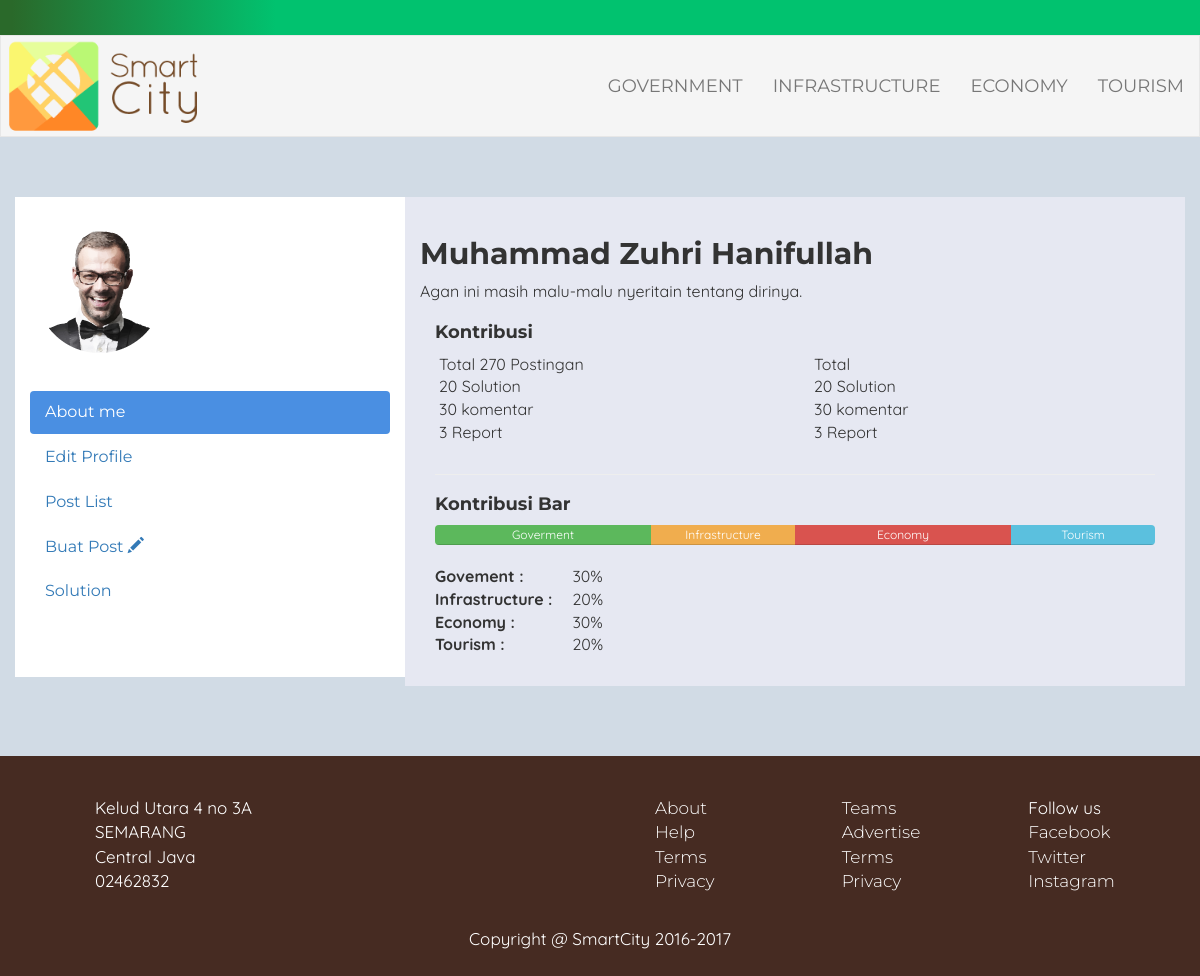
The page /member/ (signed in) on the database as committed earlier.
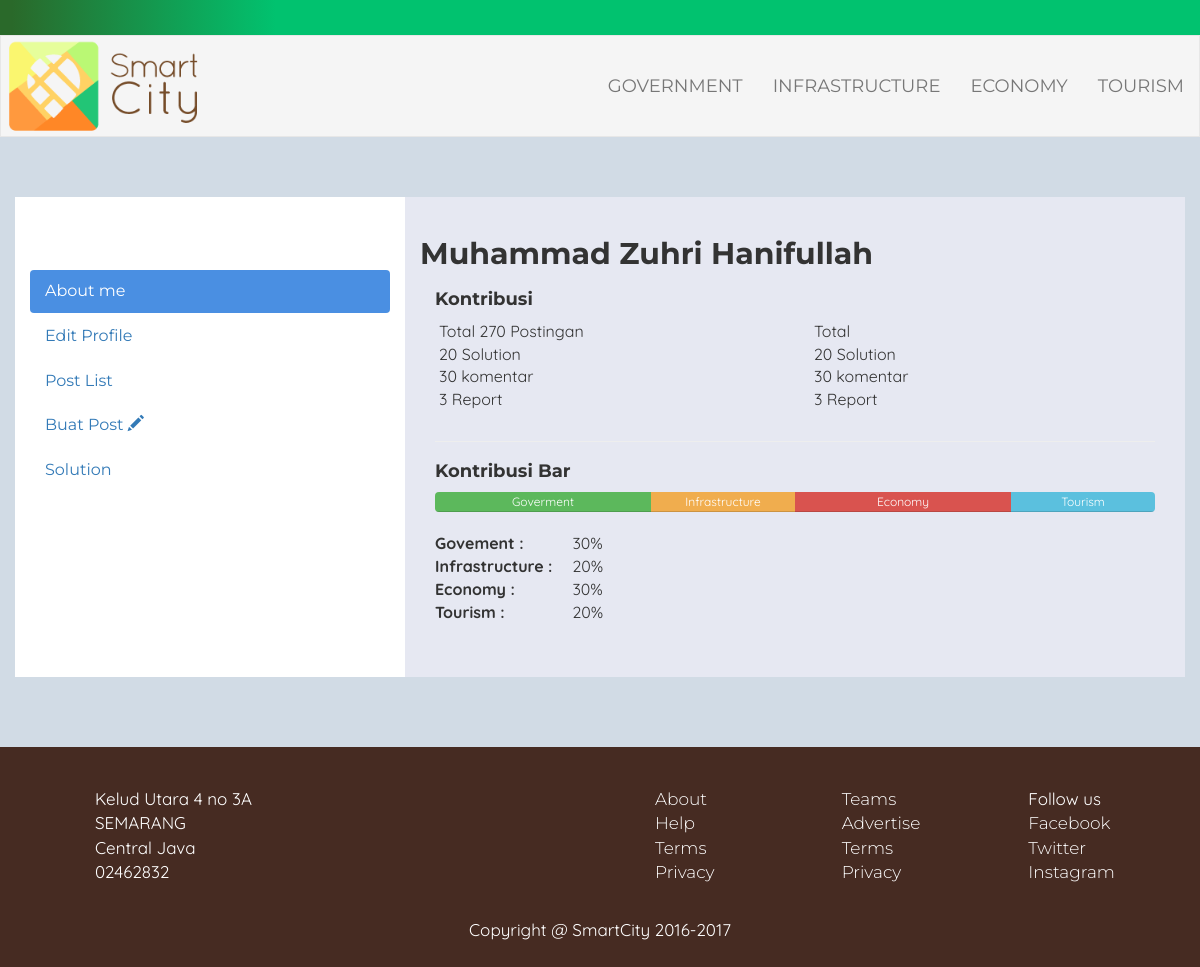
The same page on the database as committed later.
### tables this page shows
CREATE TABLE IF NOT EXISTS `member` (
  `user_id` int(11) NOT NULL,
  `name` varchar(50) NOT NULL,
  `username` varchar(30) NOT NULL,
  `password` varchar(100) NOT NULL,
  `email` varchar(100) NOT NULL,
  `picture` varchar(255) DEFAULT 'user.png',
  `description` varchar(100) NOT NULL DEFAULT 'Agan ini masih malu-malu nyeritain tentang dirinya.'
);

### member/index.php (the view, shortened to what this page needs)
<?php
$username = $_SESSION['username'];
$sql = mysql_query("SELECT * FROM member WHERE username='$username'");
$profile = mysql_fetch_object($sql);
?>
<!DOCTYPE html>
<html>
	<head>
		<link href="https://maxcdn.bootstrapcdn.com/bootstrap/3.3.6/css/bootstrap.min.css" rel="stylesheet">
		<link rel="stylesheet" href="../css/style.css">
		<link rel="stylesheet" href="css/member.css">
	</head>
	<body>
		<div class="border-green"> </div>
		<nav class="navbar navbar-default" role = "navigation">
			<div class="container-fluid">
				<div class="row fix-menu">
					<div class="navbar-header">
		  			<div class="logo"><img src="../img/logo.png" width="200px"></div>
					</div>
		  			<div class="collapse navbar-collapse" id="collapse" role="navigation">
			  			<ul class="nav navbar-nav navbar-right">
			  				<li><a href="../loged.html">Government</a></li>
							<li><a href="../loged.html">Infrastructure</a></li>
							<li><a href="../loged.html">Economy</a></li>
							<li><a href="../loged.html">Tourism</a></li>
			  			</ul>
					</div>
				</div>
			</div>
	  	</nav>
		<div class="part3">
			<div class="container">
				<div class="row">
					<div class="col-md-4 profile-area1">
					<img src="profile/<?php echo $profile->picture ?>" alt="">
						<ul class="nav nav-pills nav-stacked">
							<li class="active"><a href="#about" data-toggle="pill">About me</a></li>
							<li><a href="#editprof" data-toggle="pill">Edit Profile</a></li>
							<li><a href="#posted" data-toggle="pill">Post List</a></li>
							<li><a href="#post" data-toggle="pill">Buat Post <span class="glyphicon glyphicon-pencil" aria-hidden="true"></span></a></li>
							<li><a href="#solution" data-toggle="pill">Solution</a></li>
						</ul>
					</div>
					<div class="col-md-8 profile-area2">
						<div class="tab-content">
					        <div class="tab-pane active" id="about">
					        	<?php
					            echo "<h2>$profile->name</h2>";
					            echo "<p class='aboutme'>$profile->description</p>";
					            ?>
					            <div class="col-sm-12">
					            	<h4>Kontribusi</h4>
					            </div>
					           	<div class="col-sm-6">
						            <ul>
						            	<li>Total 270 Postingan</li>
						            	<li>20 Solution</li>
						            	<li>30 komentar</li>
						            	<li>3 Report</li>
						            </ul>
					           	</div>
					           	<div class="col-sm-6">
					           		<ul>
						            	<li>Total</li>
						            	<li>20 Solution</li>
						            	<li>30 komentar</li>
						            	<li>3 Report</li>
						            </ul>
					           	</div>
					           	<div class="col-sm-12 prog-bar">
					           	<hr>
					           		<h4>Kontribusi Bar</h4>
					           		<div class="progress">
									    <div class="progress-bar progress-bar-success" role="progressbar" style="width:30%">
									      Goverment
									    </div>
									    <div class="progress-bar progress-bar-warning" role="progressbar" style="width:20%">
									      Infrastructure
									    </div>
									    <div class="progress-bar progress-bar-danger" role="progressbar" style="width:30%">
									      Economy
									    </div>
									    <div class="progress-bar progress-bar-info" role="progressbar" style="width:20%">
									      Tourism
									    </div>
									</div>
									<table>
									   <tr>
										<td> Govement : </td>
										<td> 30% </td>
									  </tr>
									  <tr>
									  	<td> Infrastructure : </td>
									  	<td> 20% </td>
									  </tr>
									  <tr>
									  	<td> Economy : </td>
										<td> 30% </td>
									  </tr>
									  <tr>
									  	<td> Tourism : </td>
									  	<td> 20% </td>
									  </tr>
									</table>
					           	</div>
					        </div>
					        </div>
						</div>
					</div>
				</div>
			</div>
		<footer>
			<div class="col-md-6">
				<ul>
					<li> Kelud Utara 4 no 3A </li>
					<li> SEMARANG </li>
					<li> Central Java </li>
					<li> 02462832 </li>
				</ul>
			</div>
			<div class="col-md-2">
				<ul>
					<li><a href="#about.html"> About </a> </li>
					<li><a href="#help.html"> Help </a> </li>
					<li><a href="#terms.html"> Terms </a> </li>
					<li><a href="#privacy.html"> Privacy </a> </li>
				</ul>
			</div>
			<div class="col-md-2">
				<ul>
					<li><a href="#teams.html"> Teams </a> </li>
					<li><a href="#advertise.html"> Advertise</a> </li>
					<li><a href="#terms.html"> Terms</a> </li>
					<li><a href="#privacy.html"> Privacy </a> </li>
				</ul>
			</div>
			<div class="col-md-2">
				<ul>
					<li>Follow us </li>
					<li><a href="#"> Facebook</a> </li>
					<li><a href="#"> Twitter</a> </li>
					<li><a href="#"> Instagram </a> </li>
				</ul>
			</div>
			<div class="col-md-12 copyright">
				<p> Copyright @ SmartCity 2016-2017 </p>
			</div>
		</footer>
	</body>
</html>

### css/style.css (style rules this page uses)
body { font-family: 'Quicksand', sans-serif; font-size: 16px; }
a { font-family: 'Montserrat', sans-serif; }
h1, h2, h3, h4, h5, h6 { font-family: 'Montserrat', sans-serif; font-weight: 700; }
.border-green { background: rgba(42,105,42,1); background: -moz-linear-gradient(left, rgba(42,105,42,1) 0%, rgba(42,105,42,1) 1%, rgba(1,194,111,1) 23%, rgba(1,194,111,1) 100%); background: -webkit-gradient(left top, right top, color-stop(0%, rgba(42,105,42,1)), color-stop(1%, rgba(42,105,42,1)), color-stop(23%, rgba(1,194,111,1)), color-stop(100%, rgba(1,194,111,1))); background: -webkit-linear-gradient(left, rgba(42,105,42,1) 0%, rgba(42,105,42,1) 1%, rgba(1,194,111,1) 23%, rgba(1,194,111,1) 100%); background: -o-linear-gradient(left, rgba(42,105,42,1) 0%, rgba(42,105,42,1) 1%, rgba(1,194,111,1) 23%, rgba(1,194,111,1) 100%); background: -ms-linear-gradient(left, rgba(42,105,42,1) 0%, rgba(42,105,42,1) 1%, rgba(1,194,111,1) 23%, rgba(1,194,111,1) 100%); background: linear-gradient(to right, rgba(42,105,42,1) 0%, rgba(42,105,42,1) 1%, rgba(1,194,111,1) 23%, rgba(1,194,111,1) 100%); filter: progid:DXImageTransform.Microsoft.gradient( startColorstr='#2a692a', endColorstr='#01c26f', GradientType=1 ); height:35px; }
.navbar { background-color: #F5F5F5; border-radius: 0; }
.navbar-right>li>a { font-family: 'Montserrat', sans-serif; text-transform: uppercase; font-weight: 400; color:#514C4C; font-size: 18px; height: 100px; padding-top: 40px; }
.part3 { background-color: #F8F8F8; padding-top:90px; padding-bottom: 70px; background-color: #d1dbe5; padding-top:60px; padding-bottom: 30px; }
footer { background-color:#462b22; color: #fff; font-size: 17px; height: 220px; padding: 40px; }
footer a { font-weight: 300; color: #FFF; }
footer ul li { list-style: none; }
.copyright { text-align: center; margin-top: 24px; }

### member/css/member.css (style rules this page uses)
.part3 { margin-top: -20px; }
.profile-area1, .profile-area2 { min-height: 480px; height: auto; padding-bottom: 30px; margin-bottom: 40px; padding-top: 20px; }
.profile-area1 { background: #FFF; }
.profile-area2 { background: #E6E8F2; }
.profile-area1 ul { margin: 30px 0; }
.profile-area1 ul li { list-style: none; }
.profile-area1 ul li a { text-decoration: none; }
.nav-pills > li.active > a, .nav-pills > li.active > a:focus, .nav-pills > li.active > a:hover { background-color: #4A8FE2; color: #fff; }
.tab-content ul li { list-style: none; text-indent: -36px; }
.prog-bar table tr td:first-child { font-weight: bold; padding-right: 20px; }
.tab-content .aboutme { margin-right: 20px; }

Rows that differ between the two databases and show on the page:
changed member "Muhammad Zuhri Hanifullah": picture: picture removed; description "Agan ini masih malu-malu nyeritain tentang dirinya." → (not shown)
